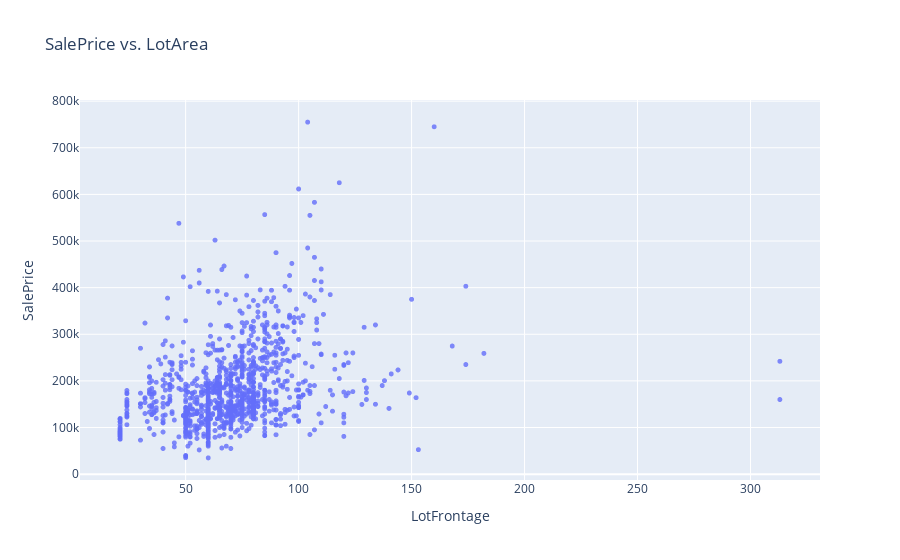

Source (notebook cell):
### Code cell
fig = px.scatter(prices_df, 
                 y='SalePrice', 
                 x='LotFrontage',  
                 opacity=0.8,  
                 title='SalePrice vs. LotArea')
fig.update_traces(marker_size=5)
fig.show()

### Figure 1 — Plotly figure (JSON) as saved in the notebook; plotly's stock layout.template omitted (floating-point values rounded to 4 significant figures; data arrays with more than 128 entries replaced by an {"elided": "..."} marker saying what was removed)
{"data": [{"hovertemplate": "LotFrontage=%{x}<br>SalePrice=%{y}<extra></extra>", "legendgroup": "", "marker": {"color": "#636efa", "opacity": 0.8, "size": 5, "symbol": "circle"}, "mode": "markers", "name": "", "showlegend": false, "type": "scattergl", "x": {"elided": "1460 int values"}, "xaxis": "x", "y": {"elided": "1460 int values"}, "yaxis": "y"}], "layout": {"legend": {"tracegroupgap": 0}, "title": {"text": "SalePrice vs. LotArea"}, "xaxis": {"anchor": "y", "domain": [0, 1], "title": {"text": "LotFrontage"}}, "yaxis": {"anchor": "x", "domain": [0, 1], "title": {"text": "SalePrice"}}}}
